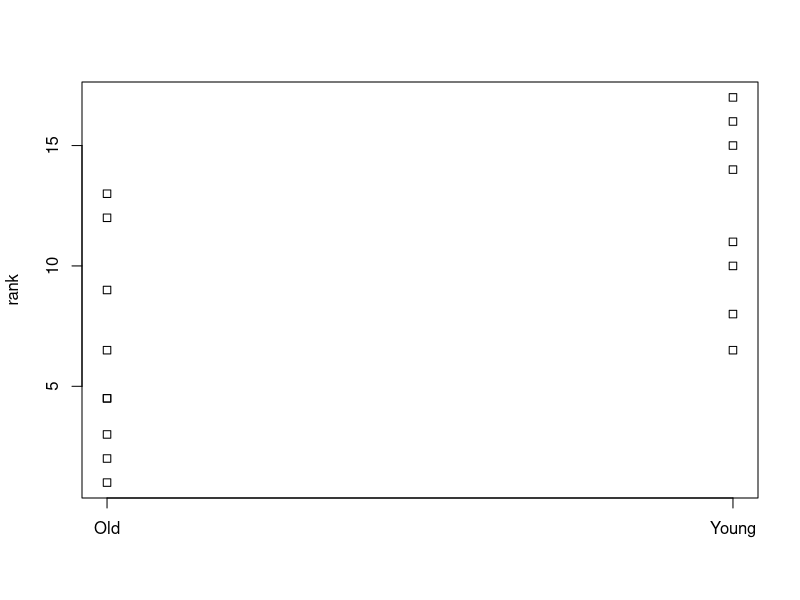
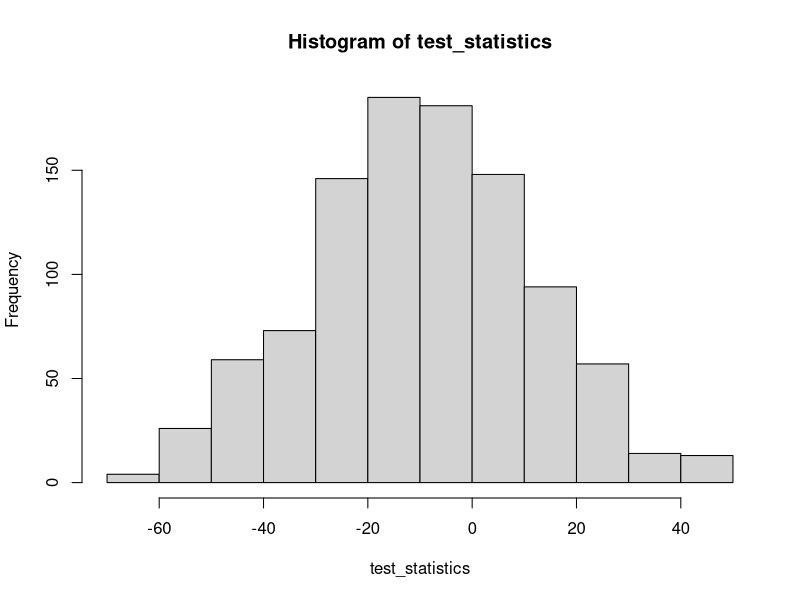
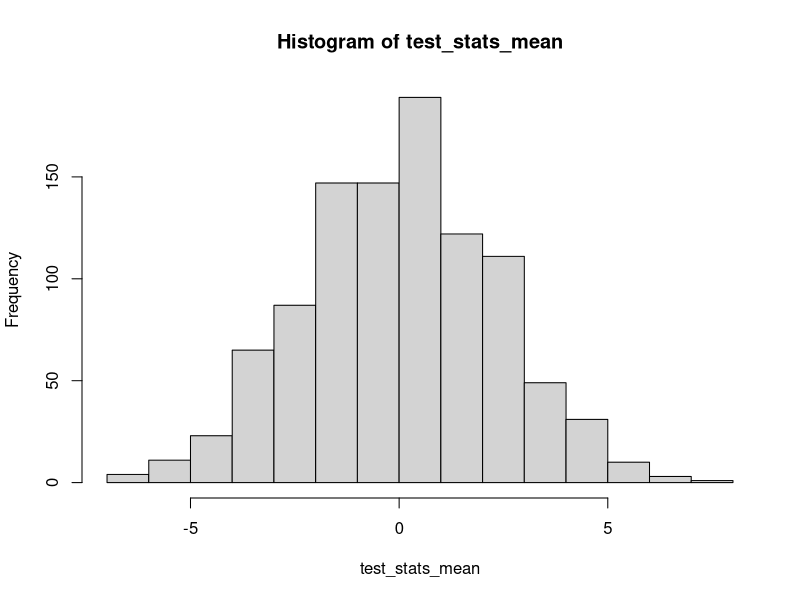

Source code (R) for these figures, in order:
## ---- chunk 1
knitr::opts_chunk$set(echo = TRUE)
## ---- chunk 2
old = c(20.8, 2.8, 50.0, 33.3, 29.4, 38.9, 29.4, 52.6, 14.3)
young = c(45.5, 55.0, 60.7, 61.5, 61.1, 65.5, 42.9, 37.5)
## ---- chunk 3
mean(young)
mean(old)
## ---- chunk 4
?t.test
## ---- chunk 5
t.test(young, old, var.equal = TRUE)
# see that the condifence interval does not contain 0 
## ---- chunk 6
# test if the two samples ha ve equal standard deviation
var.test(young, old)
## ---- chunk 7
(mean(young) - mean(old)) / ( sd(young) * (sqrt(1/length(young) + 1/length(old))))
## ---- chunk 8
data = data.frame(crossfertilized = 
                    c(23.5, 12, 21, 22, 19.125, 21.5, 22.125,
                      20.375, 18.250, 21.625, 23.25, 21.0, 
                      22.125, 23.0, 12.0),
           selffertilized = 
             c(17.375, 20.375, 20.0, 20.0, 18.375, 18.625, 
               18.625, 15.25, 16.5, 18.0, 16.25, 18.0, 12.75, 15.5, 18.0))
## ---- chunk 9
var.test(data$crossfertilized, data$selffertilized)
## ---- chunk 10
t.test(data$crossfertilized, data$selffertilized, paired = TRUE, var.equal = FALSE)
## ---- chunk 11
old = c(3, 1, 11, 6, 4.5, 8, 4.5, 12, 2)
young = c(10, 13, 14, 6, 15, 17, 9, 7)
## ---- chunk 12
?wilcox.test
## ---- chunk 13
wilcox.test(young, old, alternative = 'greater')
## ---- chunk 14
foo <- data.frame(condition = c(rep("Old", length(old)),
                                rep("Young", length(young))),
                                data = c(old,young))
foo$rank <- rank(foo$data)
foo
## ---- chunk 15
stripchart(rank ~ condition, data = foo, vertical = TRUE)
## ---- chunk 16
sum(subset(foo, condition == "Old")$rank)
sum(subset(foo, condition == "Young")$rank)
## ---- chunk 17
# test statistic 
sum(subset(foo, condition == "Young")$rank) - sum(subset(foo, condition == "Old")$rank)
## ---- chunk 18
foo
## ---- chunk 19
test_statistics = c()
for (i in 1:1000){
  foo_sample = sample(1:17, 17, replace = FALSE)
  old_sample = foo$rank[foo_sample[which(foo$condition == "Old")]]
  young_sample = foo$rank[foo_sample[which(foo$condition == "Young")]]
  old_sum = sum(old_sample)
  young_sum = sum(young_sample)
  test_statistics[i] <- young_sum - old_sum
}
## ---- chunk 20
hist(test_statistics)
## ---- chunk 21
sum(test_statistics >= 42) / length(test_statistics)
## ---- chunk 22
ts = mean(foo$data[foo$condition == "Young"]) - mean(foo$data[foo$condition == "Old"])
ts
## ---- chunk 23
test_stats_mean = c()
for (i in 1:1000){
  foo_sample = sample(1:17, 17, replace = FALSE)
  old_sample = foo$data[foo_sample[which(foo$condition == "Old")]]
  young_sample = foo$data[foo_sample[which(foo$condition == "Young")]]
  old_mean = mean(old_sample)
  young_mean = mean(young_sample)
  test_stats_mean[i] <- young_mean - old_mean
}
## ---- chunk 24
hist(test_stats_mean)
## ---- chunk 25
sum(test_stats_mean >=  ts) / length(test_stats_mean)
## ---- chunk 26
40/120 * 55/120 * 120
## ---- chunk 27
insects = data.frame(
  spray = c(15,35,5),
  non_spray = c(25,25,15)
)

insects
## ---- chunk 28
qchisq(0.95, 2)
## ---- chunk 29
chisq.test(insects)
## ---- chunk 30
0.8^2 + 0.32 + 0.04
## ---- chunk 31
chisq.test(c(77,38,10), p = c(0.64, 0.32, 0.04))
## ---- chunk 32
mut <- data.frame(
  normal = c(7,1),
  weird = c(2,5)
)
mut
## ---- chunk 33
chisq.test(mut)
## ---- chunk 34
chisq.test(mut)$expected
## ---- chunk 35
fisher.test(mut)
